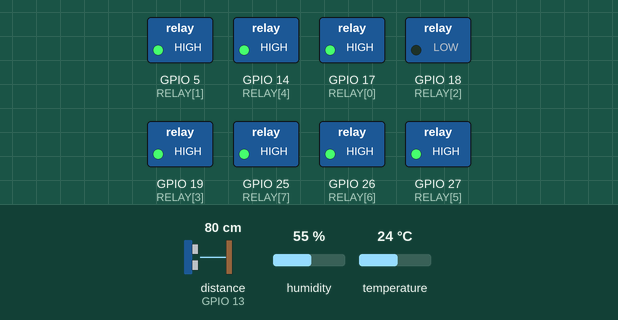
This sketch was run on a simulated ESP32. On the bench: switched loads named in the sketch (green lamp = pin HIGH). Wiring (inferred from the names in the program): ultrasonic range finder: trigger GPIO 13; echo GPIO 13. The inputs (shaded band) are chosen by the test bench; at power-on: temperature 24 °C, distance to the obstacle (sensor on GPIO 13) 80 cm, humidity 55 %. The echo pulse lasts 58.3 µs per cm; WiFi joins after 1.5 s; servers stay silent unless stated; uploads are accepted with an empty reply; what the sketch prints to the serial monitor is not drawn.

Above: at 5.2 s.
5.3 s: temperature set to 30.2 °C
9.2 s: temperature set to 31 °C
At 12.6 s:
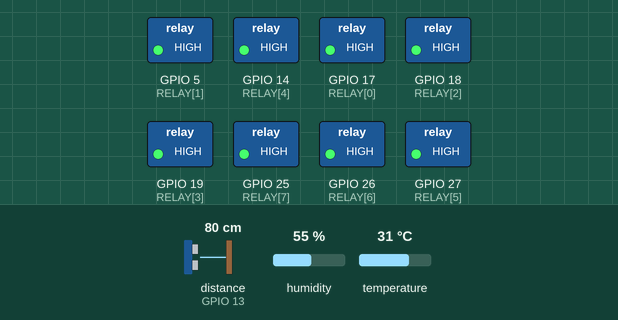
13.5 s: temperature set to 32 °C
At 16.8 s:
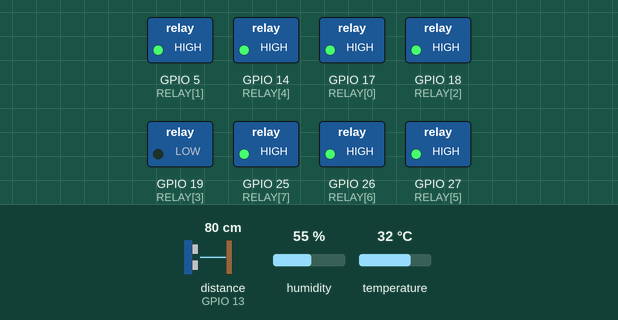
Timing chart, 0 to 18.3 s (numbered marks = the images above; inputs shaded):
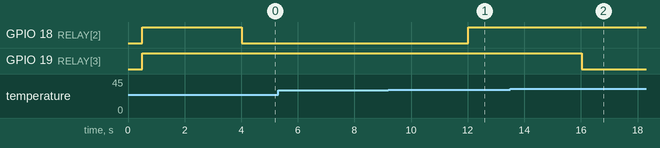

Measured:
- the behaviour switches between 30.9 and 31 °C on temperature (found by bisection; images 0 and 1)
- the behaviour switches between 31.1 and 31.2 °C on temperature (found by bisection; images 1 and 2)
- after the input at 5.3 s, every drawn part: stays the same
- after the input at 9.2 s, GPIO 18 (RELAY[2]): LOW → HIGH after 2.8 s
- after the input at 13.5 s, GPIO 19 (RELAY[3]): HIGH → LOW after 2.5 s

The sketch:

esp_32_tormonitorayam.ino
```cpp
/*
 * TORMONITOR AYAM — ESP32 Firmware
 * Backend: Vercel Serverless Functions
 *
 * Virtual Pin mapping:
 * V1 = suhu (DHT22, GPIO4)
 * V2 = kelembapan (DHT22, GPIO4)
 * V3 = jarak_cm (Ultrasonik HC-SR04, GPIO14)
 * V10–V17 = relay GPIO 17,5,18,19,21,3,1,22
 *
 * Library yang dibutuhkan:
 * - DHT sensor library (Adafruit)
 * - Adafruit Unified Sensor
 * - ArduinoJson (Benoit Blanchon) v6+
 */

#include <WiFi.h>
#include <HTTPClient.h>
#include <WiFiClientSecure.h>
#include <ArduinoJson.h>
#include <DHT.h>

// ═══════════════════════════════════════════════════════════════
// KONFIGURASI — WAJIB DIISI
// ═══════════════════════════════════════════════════════════════

// const char* WIFI_SSID = "Djastin";
// const char* WIFI_PASS = "123456789";

const char* WIFI_SSID = "telurdadar";
const char* WIFI_PASS = "telurdadar";

// Ganti dengan URL Vercel kamu setelah deploy
// Contoh: "https://tormonitor-ayam.vercel.app"
const char* API_BASE = "https://monitor-kandang.vercel.app";

// ── Pin Hardware ──────────────────────────────────────────────
#define DHT_PIN 4 // DHT22 data pin
#define DHT_TYPE DHT22
#define ULTRA_PIN 13 // HC-SR04 single-pin

// ── Relay 8 channel (active LOW) ─────────────────────────────
#define RELAY_COUNT 8
const int RELAY[RELAY_COUNT] = { 17, 5, 18, 19, 14, 27, 26, 25 };

// ── Interval polling ─────────────────────────────────────────
#define INTERVAL_SENSOR 2000 // kirim sensor tiap 2 detik
#define INTERVAL_POLL 1000 // polling relay tiap 2 detik

// ── DHT Retry ────────────────────────────────────────────────
#define DHT_RETRY_MAX 3
#define DHT_RETRY_DELAY 600

// ── Suhu threshold relay5 (kipas/cooler) ─────────────────────
#define RELAY5_IDX 3
#define SUHU_THRESHOLD_HIGH 31.1f

// ── Suhu threshold relay1 (lampu pemanas) ────────────────────
#define LAMP_IDX 2
#define SUHU_THRESHOLD_LOW 31.0f

// ═══════════════════════════════════════════════════════════════
// GLOBAL
// ═══════════════════════════════════════════════════════════════

DHT dht(DHT_PIN, DHT_TYPE);
unsigned long tSensor = 0, tPoll = 0;
bool relayState[RELAY_COUNT];

// ═══════════════════════════════════════════════════════════════
// SETUP
// ═══════════════════════════════════════════════════════════════

void setup() {
 Serial.begin(115200);
 delay(500);
 Serial.println("\n========================================");
 Serial.println(" TORMONITOR AYAM — ESP32 Booting...");
 Serial.println("========================================");

 // Init relay — semua OFF saat boot (active LOW → HIGH = OFF)
 for (int i = 0; i < RELAY_COUNT; i++) {
 pinMode(RELAY[i], OUTPUT);
 digitalWrite(RELAY[i], HIGH);
 relayState[i] = false;
 }
 Serial.println("[RELAY] Semua relay OFF (boot)");

 // Ultrasonik single-pin: default OUTPUT LOW
 pinMode(ULTRA_PIN, OUTPUT);
 digitalWrite(ULTRA_PIN, LOW);

 // Init DHT
 dht.begin();
 Serial.println("[DHT] Sensor diinisialisasi (GPIO4, DHT22)");

 // Koneksi WiFi
 Serial.printf("[WIFI] Menghubungkan ke: %s\n", WIFI_SSID);
 WiFi.begin(WIFI_SSID, WIFI_PASS);
 int attempt = 0;
 while (WiFi.status() != WL_CONNECTED) {
 delay(500);
 Serial.print(".");
 if (++attempt > 40) {
 Serial.println("\n[WIFI] Gagal konek setelah 20 detik, restart...");
 ESP.restart();
 }
 }
 Serial.printf("\n[WIFI] Terhubung! IP: %s\n", WiFi.localIP().toString().c_str());
 Serial.printf("[WIFI] Signal RSSI: %d dBm\n", WiFi.RSSI());

 // Tunggu DHT22 stabilisasi
 Serial.println("[DHT] Menunggu sensor stabilisasi (2 detik)...");
 delay(2000);

 Serial.println("[BOOT] Selesai. Mulai loop...\n");
}

// ═══════════════════════════════════════════════════════════════
// LOOP
// ═══════════════════════════════════════════════════════════════

void loop() {
 unsigned long now = millis();

 if (now - tSensor >= INTERVAL_SENSOR) {
 tSensor = now;
 kirimSensor();
 }

 if (now - tPoll >= INTERVAL_POLL) {
 tPoll = now;
 pollRelay();
 }
}

// ═══════════════════════════════════════════════════════════════
// BACA DHT DENGAN RETRY
// ═══════════════════════════════════════════════════════════════

bool bacaDHT(float& suhu, float& kelembapan) {
 for (int i = 1; i <= DHT_RETRY_MAX; i++) {
 suhu = dht.readTemperature();
 kelembapan = dht.readHumidity();

 if (!isnan(suhu) && !isnan(kelembapan)) {
 if (i > 1) Serial.printf("[DHT] Berhasil baca pada percobaan ke-%d\n", i);
 return true;
 }

 Serial.printf("[DHT] Percobaan %d/%d gagal (NaN). Tunggu %dms...\n",
 i, DHT_RETRY_MAX, DHT_RETRY_DELAY);
 delay(DHT_RETRY_DELAY);
 }
 return false;
}

// ═══════════════════════════════════════════════════════════════
// KONTROL RELAY5 OTOMATIS BERDASARKAN SUHU (kipas/cooler)
// Aktif LOW: LOW = relay ON, HIGH = relay OFF
// suhu > 31°C → relay5 ON (kipas/cooler menyala)
// suhu ≤ 31°C → relay5 OFF
// ═══════════════════════════════════════════════════════════════

void kontrolRelay5Suhu(float suhu) {
 bool harusNyala = (suhu > SUHU_THRESHOLD_HIGH);

 if (harusNyala != relayState[RELAY5_IDX]) {
 relayState[RELAY5_IDX] = harusNyala;
 digitalWrite(RELAY[RELAY5_IDX], harusNyala ? LOW : HIGH); // aktif LOW
 Serial.printf("[RELAY5] Suhu=%.1f°C → relay5 (GPIO%d) %s\n",
 suhu, RELAY[RELAY5_IDX], harusNyala ? "ON (kipas/cooler)" : "OFF");
 }
}

// ═══════════════════════════════════════════════════════════════
// KONTROL RELAY1 OTOMATIS BERDASARKAN SUHU (lampu pemanas)
// Aktif LOW: LOW = relay ON, HIGH = relay OFF
// suhu < 30°C → relay1 ON (lampu pemanas menyala)
// suhu ≥ 30°C → relay1 OFF
// ═══════════════════════════════════════════════════════════════

void kontrolLampuSuhu(float suhu) {
 bool harusNyala = (suhu < SUHU_THRESHOLD_LOW);

 if (harusNyala != relayState[LAMP_IDX]) {
 relayState[LAMP_IDX] = harusNyala;
 digitalWrite(RELAY[LAMP_IDX], harusNyala ? LOW : HIGH); // aktif LOW
 Serial.printf("[LAMPU] Suhu=%.1f°C → relay1 (GPIO%d) %s\n",
 suhu, RELAY[LAMP_IDX], harusNyala ? "ON (lampu pemanas)" : "OFF");
 }
}

// ═══════════════════════════════════════════════════════════════
// KIRIM DATA SENSOR → POST /api/sensor
// ═══════════════════════════════════════════════════════════════

void kirimSensor() {
 if (WiFi.status() != WL_CONNECTED) {
 Serial.println("[SENSOR] WiFi tidak terhubung, skip kirim.");
 reconnectWifi();
 return;
 }

 // Baca DHT
 float suhu = NAN, kelembapan = NAN;
 if (!bacaDHT(suhu, kelembapan)) {
 Serial.println("[DHT] GAGAL baca setelah semua percobaan! Cek: kabel GPIO4, pull-up 10k");
 return;
 }
 Serial.printf("[DHT] Suhu=%.1f°C Kelembapan=%.1f%%\n", suhu, kelembapan);

 // Kontrol relay otomatis berdasarkan suhu
 kontrolRelay5Suhu(suhu); // kipas/cooler jika panas
 kontrolLampuSuhu(suhu); // lampu pemanas jika dingin

 // Baca ultrasonik
 float jarak = bacaUltrasonik();
 if (jarak < 0) {
 Serial.println("[ULTRA] Sensor timeout, skip kirim.");
 return;
 }
 Serial.printf("[ULTRA] Jarak=%.1f cm\n", jarak);

 // Buat JSON
 StaticJsonDocument<128> doc;
 doc["suhu"] = roundf(suhu * 10) / 10.0f;
 doc["kelembapan"] = roundf(kelembapan * 10) / 10.0f;
 doc["stok_pakan"] = roundf(jarak * 10) / 10.0f;

 String body;
 serializeJson(doc, body);
 Serial.printf("[SENSOR] Mengirim: %s\n", body.c_str());

 // HTTP POST ke Vercel /api/sensor
 WiFiClientSecure client;
 client.setInsecure();
 HTTPClient http;
 String endpoint = String(API_BASE) + "/api/sensor";
 http.begin(client, endpoint);
 http.addHeader("Content-Type", "application/json");
 http.setTimeout(10000);

 int code = http.POST(body);

 if (code == 200 || code == 201) {
 String raw = http.getString();
 Serial.printf("[SENSOR] Sukses! HTTP %d — %s\n", code, raw.c_str());

 // Parse response untuk terapkan relay jika ada
 StaticJsonDocument<256> res;
 if (deserializeJson(res, raw) == DeserializationError::Ok) {
 if (res.containsKey("pins")) {
 terapkanRelay(res["pins"].as<JsonObject>());
 }
 }
 } else if (code < 0) {
 Serial.printf("[SENSOR] Gagal koneksi! Error: %s\n", http.errorToString(code).c_str());
 } else {
 Serial.printf("[SENSOR] HTTP Error %d — %s\n", code, http.getString().c_str());
 }

 http.end();
}

// ═══════════════════════════════════════════════════════════════
// POLLING RELAY → GET /api/control
// ═══════════════════════════════════════════════════════════════

void pollRelay() {
 if (WiFi.status() != WL_CONNECTED) return;

 WiFiClientSecure client;
 client.setInsecure();
 HTTPClient http;
 http.begin(client, String(API_BASE) + "/api/control");
 http.setTimeout(5000);
 int code = http.GET();

 if (code == 200) {
 String raw = http.getString();
 Serial.printf("[POLL] Response: %s\n", raw.c_str());
 StaticJsonDocument<512> doc;
 if (deserializeJson(doc, raw) == DeserializationError::Ok) {
 const char* relayKeys[] = {
 "saklar1", "saklar2", "saklar3", "saklar4",
 "saklar5", "saklar6", "saklar7", "saklar8",
 "relay8", "relay7", "relay6", "relay5",
 "relay1", "relay2", "relay3", "relay4"
 };
 for (int i = 0; i < RELAY_COUNT; i++) {
 // ✅ FIX: Skip relay5 (kipas) & relay1 (lampu) — dikontrol otomatis oleh sensor suhu
 // Mencegah server menimpa state relay yang diatur kontrolRelay5Suhu()/kontrolLampuSuhu()
 if (i == RELAY5_IDX || i == LAMP_IDX) continue;

 if (doc.containsKey(relayKeys[i])) {
 bool nyala = doc[relayKeys[i]].as<bool>();
 if (nyala != relayState[i]) {
 relayState[i] = nyala;
 digitalWrite(RELAY[i], nyala ? LOW : HIGH);
 Serial.printf("[RELAY] %s → GPIO%d %s\n",
 relayKeys[i], RELAY[i], nyala ? "ON" : "OFF");
 }
 }
 }
 }
 } else {
 Serial.printf("[POLL] Gagal! HTTP %d\n", code);
 }

 http.end();
}

// ═══════════════════════════════════════════════════════════════
// TERAPKAN RELAY DARI RESPONSE JSON (opsional)
// ═══════════════════════════════════════════════════════════════

void terapkanRelay(JsonObject pins) {
 if (pins.isNull()) return;
 for (int i = 0; i < RELAY_COUNT; i++) {
 // ✅ FIX: Skip relay5 (kipas) & relay1 (lampu) — dikontrol otomatis oleh sensor suhu
 // Mencegah response /api/sensor menimpa state relay yang dikontrol otomatis
 if (i == RELAY5_IDX || i == LAMP_IDX) continue;

 String key = "V" + String(10 + i);
 if (!pins.containsKey(key)) continue;
 bool nyala = (pins[key].as<int>() == 1);
 if (nyala != relayState[i]) {
 relayState[i] = nyala;
 digitalWrite(RELAY[i], nyala ? LOW : HIGH);
 Serial.printf("[RELAY] %s → GPIO%d %s\n",
 key.c_str(), RELAY[i], nyala ? "ON" : "OFF");
 }
 }
}

// ═══════════════════════════════════════════════════════════════
// ULTRASONIK SINGLE-PIN (GPIO13)
// ═══════════════════════════════════════════════════════════════

float bacaUltrasonik() {
 pinMode(ULTRA_PIN, OUTPUT);
 digitalWrite(ULTRA_PIN, LOW);
 delayMicroseconds(2);
 digitalWrite(ULTRA_PIN, HIGH);
 delayMicroseconds(10);
 digitalWrite(ULTRA_PIN, LOW);

 pinMode(ULTRA_PIN, INPUT);
 long dur = pulseIn(ULTRA_PIN, HIGH, 30000);

 if (dur == 0) {
 Serial.println("[ULTRA] Timeout — cek wiring GPIO13");
 return -1.0f;
 }

 return (dur * 0.0343f) / 2.0f;
}

// ═══════════════════════════════════════════════════════════════
// RECONNECT WIFI
// ═══════════════════════════════════════════════════════════════

void reconnectWifi() {
 Serial.println("[WIFI] Putus, mencoba reconnect...");
 WiFi.disconnect();
 WiFi.begin(WIFI_SSID, WIFI_PASS);
 int t = 0;
 while (WiFi.status() != WL_CONNECTED && t++ < 20) delay(500);
 if (WiFi.status() == WL_CONNECTED)
 Serial.printf("[WIFI] Reconnected! IP: %s\n", WiFi.localIP().toString().c_str());
 else
 Serial.println("[WIFI] Gagal reconnect.");
}
```
